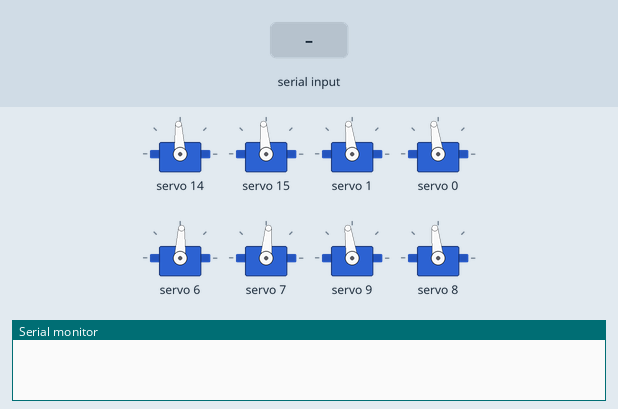
The sketch below on a simulated Arduino Uno, built with avr-gcc and run on an emulated ATmega328P. Shown: 8 × servo, the last lines printed to the serial monitor. The inputs (shaded band) are chosen by the test bench.

Above: at 1.2 s.
1.3 s: "90 45\n" received over Serial
At 1.7 s:
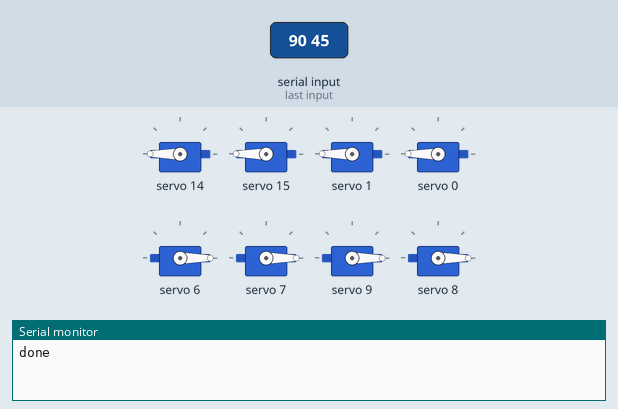
Timing chart, 0 to 4.3 s (numbered marks = the images above; inputs shaded):
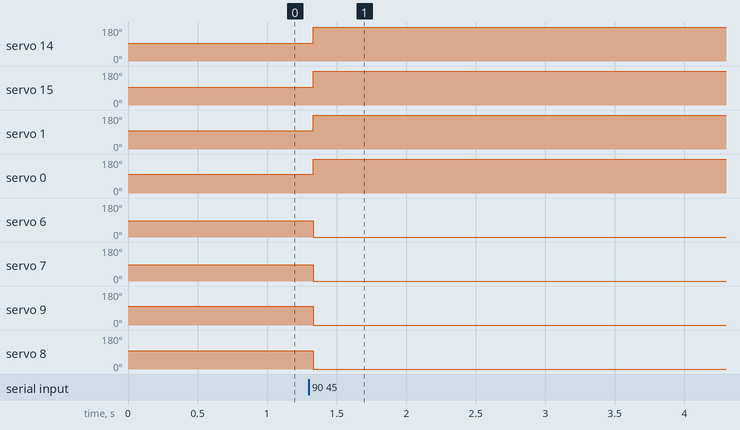

Measured:
- after the input at 1.3 s, servo 14: 93° → 180° at once; servo 15: 95° → 180° at once; servo 1: 97° → 180° at once; servo 0: 98° → 180° at once; servo 6: 87° → 0° at once

The sketch:

MyPetoi.ino
```cpp
#include "Wire.h"
#include "Adafruit_PWMServoDriver.h"


#define MIN_PULSE_WIDTH 500
#define MAX_PULSE_WIDTH 2500
#define FREQUENCY 50


long float_map(float in, float low_in, float high_in, long low_out, long high_out){
    return low_out + (in - low_in) / (high_in - low_in) * (high_out - low_out);
}

class PetoiDog{
public:
    int alpha_maps[4] = {14, 1, 6, 9}; // Servo index mapping for alpha (shoulder)
    int beta_maps[4] = {15, 0, 7, 8}; //Servo index mapping for beta (knees)
    float alphas[4] = {0., 0., 0., 0.}; // shoulder angles, in radius
    float betas[4] = {0., 0., 0., 0.}; // knee angles, in radius

    // Calibrations, in degrees
    float alpha_calibrate[4] = {0. , 6. , 8. , -8.};
    float beta_calibrate[4] = {3., 8., 10., -4.};


    Adafruit_PWMServoDriver pwm_driver;

    void write_degree(float* alpha_vals=nullptr, float* beta_vals=nullptr){
        long pulsewidth = 0;
        alpha_vals = alpha_vals ? alpha_vals : alphas;
        beta_vals = beta_vals ? beta_vals : betas;

        // write alpha (shoulder) degrees
        // note that for the right side of the body, need to rotate the servo on the other direction

        for (int i=0; i<=3; i++){
            int flip = i >= 2 ? -1 : 1;
            pulsewidth = float_map(flip * (alpha_vals[i] * RAD_TO_DEG + alpha_calibrate[i]), -135, 135, MIN_PULSE_WIDTH, MAX_PULSE_WIDTH);
            pulsewidth = min(MAX_PULSE_WIDTH, max(pulsewidth, MIN_PULSE_WIDTH));
            pwm_driver.writeMicroseconds(alpha_maps[i], pulsewidth);

            pulsewidth = float_map(flip * (beta_vals[i] * RAD_TO_DEG + beta_calibrate[i]), -135, 135, MIN_PULSE_WIDTH, MAX_PULSE_WIDTH);
            pulsewidth = min(MAX_PULSE_WIDTH, max(pulsewidth, MIN_PULSE_WIDTH));
            pwm_driver.writeMicroseconds(beta_maps[i], pulsewidth);

        }
    }

    void initialize(){
        pwm_driver.begin();
        pwm_driver.setPWMFreq(50);
    }

};

void parse_float_array(float* arr, String s, size_t n){
    float f = 0.;
    for(size_t i=0; i<n; i++){
        f = s.toFloat();
        // Serial.println(f);
        arr[i] = f;
        s = s.substring(s.indexOf(' ') + 1);
    }
}

PetoiDog dog;


float alphas_betas[8];

void setup(){
    Serial.begin(9600);
    Serial.setTimeout(20);
    dog.initialize();
    dog.write_degree();

    // pinMode(13, OUTPUT);
    // String s = "1.0 2.2 3.3 4.45";
    // parse_float_array(alphas, s, 4);
}

void loop(){

    if (Serial.available() > 0){
        String msg = Serial.readString();
        parse_float_array(alphas_betas, msg, 8);
        dog.write_degree(alphas_betas, alphas_betas + 4);
        Serial.println("done");
    }

}
```
